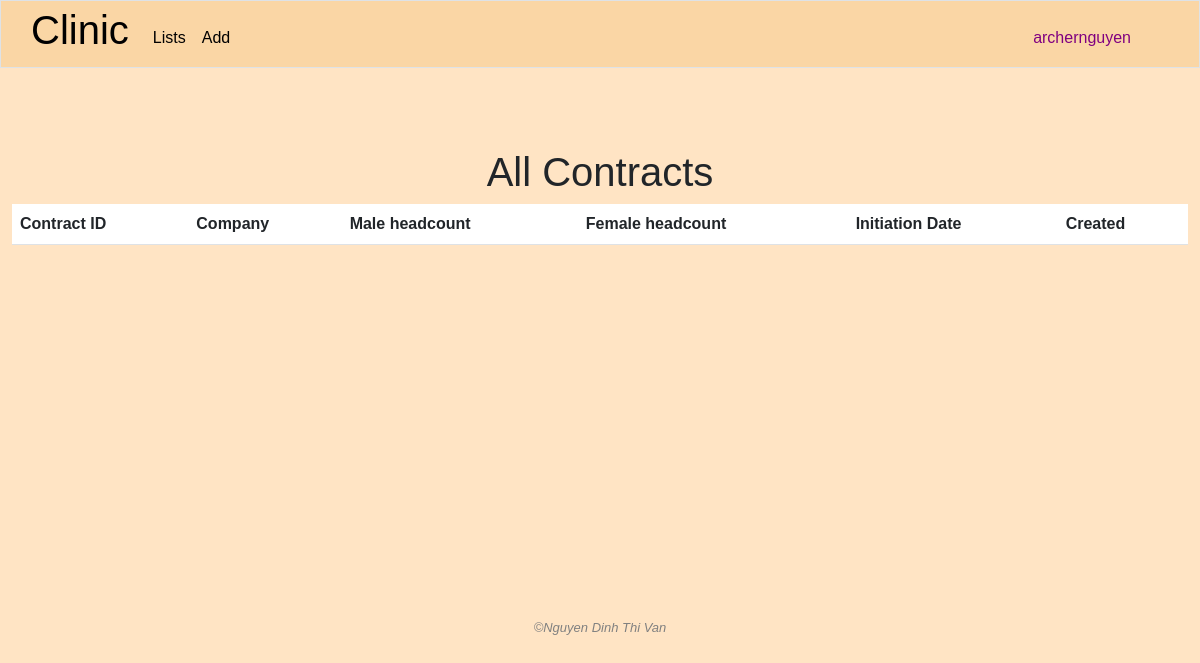
Before: /all_contracts (signed in) with the older database file.
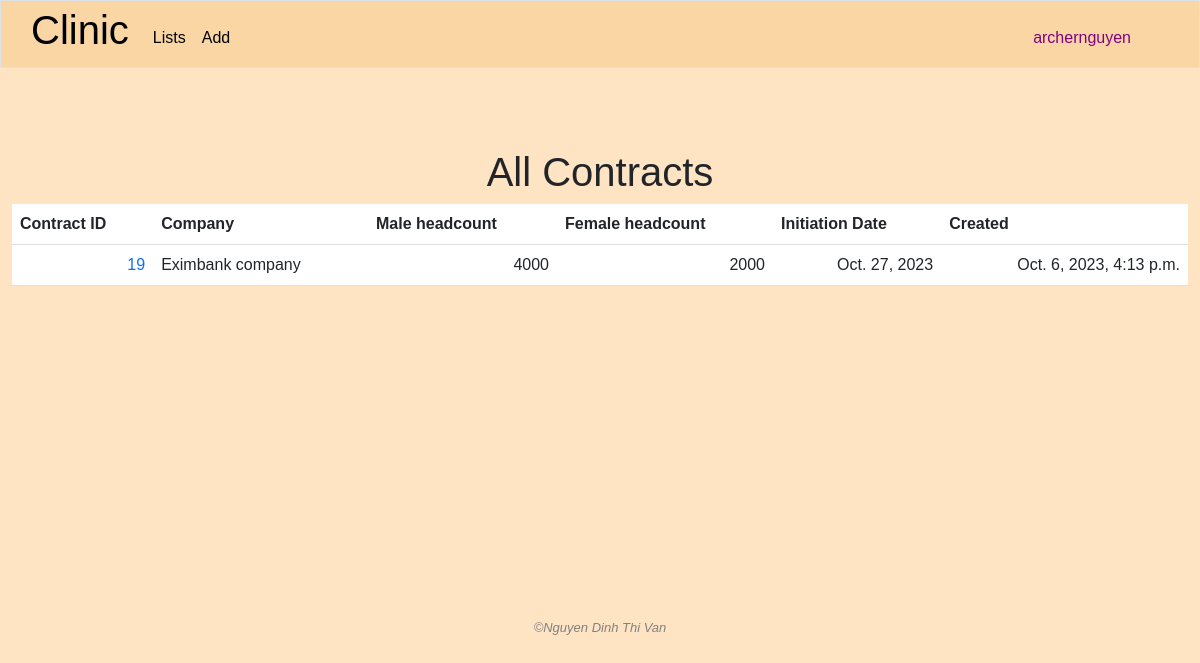
After: the same page with the newer database file.
### clinic/models.py (models this page shows, shortened)
class Contract(models.Model):
    client = models.ForeignKey(Company, on_delete=models.CASCADE, related_name='contracts')
    services = models.ManyToManyField(Service, related_name='contracts')
    male_headcount = models.IntegerField()
    female_headcount = models.IntegerField()
    total_value = models.IntegerField(blank=True, null=True)
    discount = models.DecimalField(max_digits=5, decimal_places=2, default=0.00)
    revenue = models.IntegerField(blank=True, null=True)
    initiation_date = models.DateField(blank=True, null=True)
    created = models.DateTimeField(auto_now_add=True)
    created_by = models.ForeignKey(User, on_delete=models.SET_NULL, blank=True, null=True, related_name='contracts_added')
    pdf_file = models.FileField(upload_to='uploaded_files/', blank=True, null=True)
    archived = models.BooleanField(default=False)
    archived_date = models.DateTimeField(blank=True, null=True)
    archived_by = models.ForeignKey(User, on_delete=models.SET_NULL, blank=True, null=True, related_name="archived_contracts")

class Company(models.Model):
    name = models.CharField(max_length=255)
    industry = models.CharField(max_length=255)
    address = models.TextField()
    male_headcount = models.IntegerField()
    female_headcount = models.IntegerField()
    created_by = models.ForeignKey(User, on_delete=models.SET_NULL, blank=True, null=True, related_name="add_companies")
    modified_by = models.ForeignKey(User, on_delete=models.SET_NULL, blank=True, null=True, related_name="modified_companies")
    def __str__(self):
        return f"{self.name} company"

### clinic/views.py (the view)
# urls.py: path('all_contracts', views.all_contracts, name="all_contracts"),
@login_required
def all_contracts(request):
    contracts = Contract.objects.filter(archived=False).order_by('initiation_date')
    today = date.today()
    for contract in contracts:
        if days_between(str(today), str(contract.initiation_date)) <= 10:
            contract.in_within_10_days = True
        else:
            contract.in_within_10_days = False
    return render(request, "clinic/contracts.html", {
        "contracts": contracts,
        "today": today
    })

### clinic/helpers.py (called while the page is built)
def days_between(d1, d2):
    d1 = datetime.strptime(d1, '%Y-%m-%d')
    d2 = datetime.strptime(d2, '%Y-%m-%d')
    return (d2 - d1).days

### clinic/templates/clinic/contracts.html (shortened to what this page needs)
{% extends "clinic/layout.html" %}
{% load static %}
{% block main %}
    <h1 class="text-center">All Contracts</h1>
    <div class="container-fluid">
        <table class="table table-hover">
            <thead>
                <tr>
                    <th>
                        Contract ID
                    </th>
                    <th>
                        Company
                    </th>
                    <th>
                        Male headcount
                    </th>
                    <th>
                        Female headcount
                    </th>
                    <th>
                        Initiation Date
                    </th>
                    <th>
                        Created
                    </th>
                </tr>
            </thead>
            <tbody>
                {% for contract in contracts %}
                    <tr>
                        <td class="text-end">
                            <a class="no-underline" href="{% url 'contract_detail' contract_id=contract.id %}">
                                {{ contract.id }}
                            </a>
                        </td>
                        <td>{{ contract.client }}</td>
                        <td class="text-end">{{ contract.male_headcount }}</td>
                        <td class="text-end">{{ contract.female_headcount }}</td>
                        <td class="text-end {% if contract.in_within_10_days %} text-danger {% endif %}">{{ contract.initiation_date }}</td>
                        <td class="text-end">{{ contract.created }}</td>
                    </tr>
                {% endfor %}
            </tbody>
        </table>
    </div>
{% endblock %}

Changed rows visible on the page:
added Contract: id "19", client "Eximbank company", male_headcount "4000", female_headcount "2000", initiation_date "Oct. 27, 2023", created "Oct. 6, 2023, 4:13 p.m."
